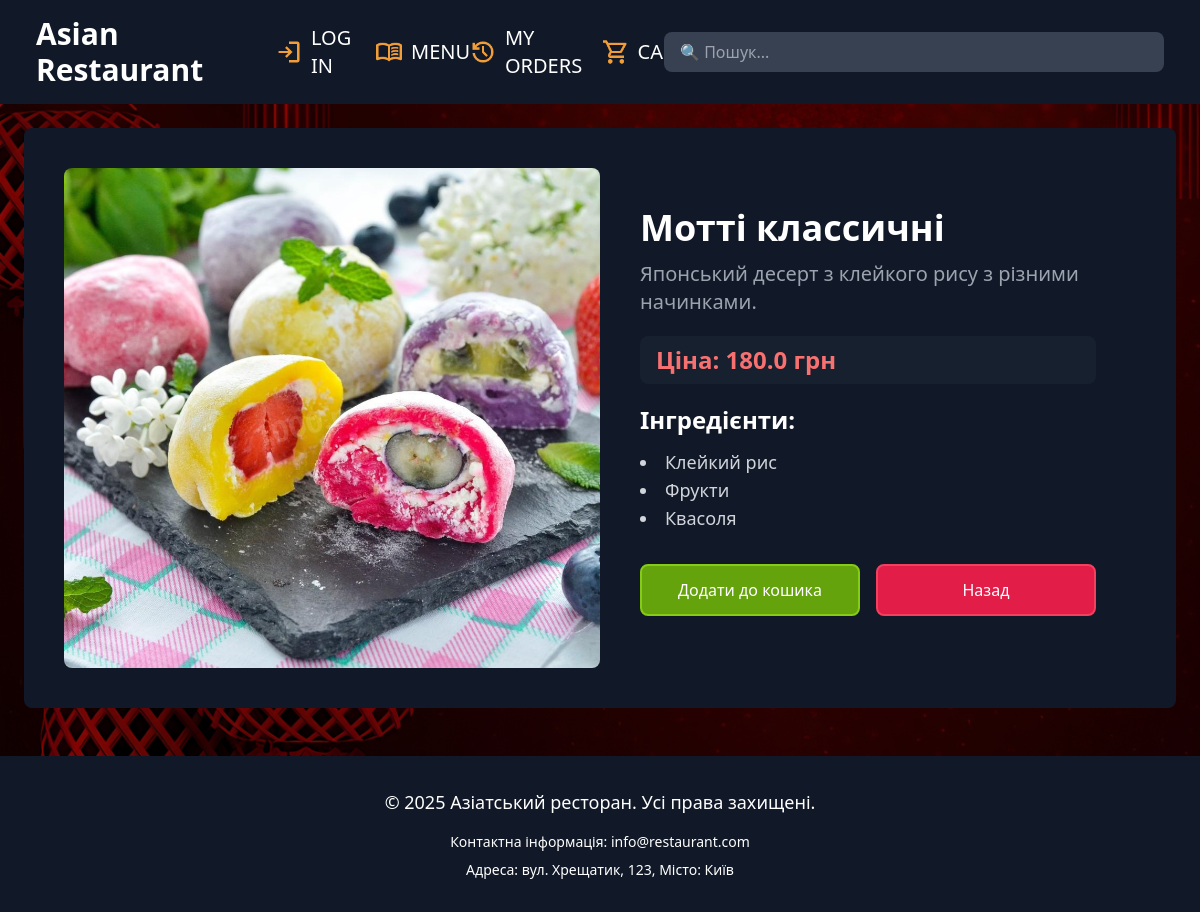
Screenshot of /menu/dessert/1/ with the database file from the repository.
### tables this page shows
CREATE TABLE desserts (
    id INTEGER PRIMARY KEY,
    name TEXT NOT NULL,
    image TEXT NOT NULL,
    description TEXT NOT NULL,
    price REAL NOT NULL,
    ingredients TEXT NOT NULL
);

### app.py (the view)
@app.route("/menu/dessert/<int:dessert_id>/")
def dessert_detail(dessert_id):
    conn = get_db_connection()
    dessert_item = conn.execute('SELECT * FROM desserts WHERE id = ?', (dessert_id,)).fetchone()
    conn.close()
    if not dessert_item:
        return "Десерт не знайдено", 404
    return render_template("dessert.html", dessert=dessert_item)

### app.py (called while the page is built)
def get_db_connection():
    conn = sqlite3.connect('database.db')
    conn.row_factory = sqlite3.Row
    return conn

### templates/dessert.html (shortened to what this page needs)
{% extends 'base.html' %}
{% block content %}
<div class="max-w-6xl mx-auto bg-gray-900 rounded-lg overflow-hidden flex flex-col md:flex-row items-start p-10 mt-12">
    <div class="w-full md:w-1/2 flex justify-center mb-8 md:mb-0">
        <div class="w-full h-[500px]">
            <img src="{{ dessert.image }}" class="w-full h-full object-cover rounded-lg">
        </div>
    </div>
    <div class="p-4 md:p-10 flex-1 flex flex-col">
        <h1 class="text-4xl font-bold">{{ dessert.name }}</h1>
        <p class="text-gray-400 mt-3 text-xl">{{ dessert.description }}</p>
        <div class="mt-5 inline-block px-4 py-2 bg-gray-800/50 rounded-lg">
          <p class="text-2xl font-bold text-red-400">Ціна: {{ dessert.price }} грн</p>
        </div>
        <h3 class="text-2xl font-semibold mt-5">Інгредієнти:</h3>
        <ul class="list-disc list-inside text-gray-300 mt-3 text-lg">
            {% for ingredient in dessert.ingredients.split(', ') %}
            <li> {{ ingredient }}</li>
            {% endfor %}
        </ul>
        <div class="mt-8 flex gap-4 w-full">
            <a href="#" class="bg-lime-600 text-white px-6 py-3 rounded-lg transition duration-300 hover:opacity-80 flex-1 text-center border-2 border-lime-500">
                Додати до кошика
            </a>
            <a href="javascript:window.history.back()"
               class="bg-rose-600 text-white px-6 py-3 rounded-lg transition duration-300 hover:opacity-80 flex-1 text-center border-2 border-rose-500">
                Назад
            </a>
        </div>
    </div>
</div>
{% endblock %}

### templates/base.html (style rules this page uses)
body { background-image: url('/static/images/background2.png'); background-attachment: fixed; background-size: cover; }

### rows the page displays
desserts: image (picture), name "Мотті классичні", description "Японський десерт з клейкого рису з різними начинками.", price "180.0"

### other values shown
{{ ingredient }} "Клейкий рис" "Фрукти" "Квасоля"
